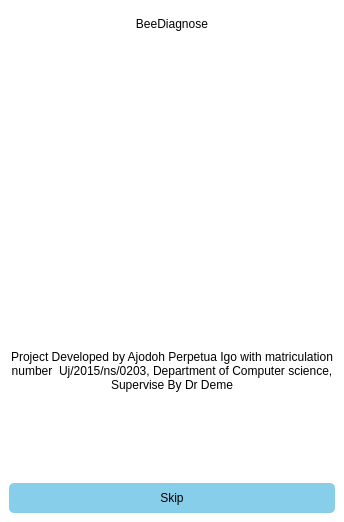
<?xml version="1.0" encoding="UTF-8"?>
<ui version="4.0">
 <class>MainWindow</class>
 <widget class="QMainWindow" name="MainWindow">
  <property name="geometry">
   <rect>
    <x>0</x>
    <y>0</y>
    <width>344</width>
    <height>522</height>
   </rect>
  </property>
  <property name="windowTitle">
   <string>BeeDiagnose</string>
  </property>
  <property name="styleSheet">
   <string notr="true">background-color: white;</string>
  </property>
  <widget class="QWidget" name="centralwidget">
   <layout class="QVBoxLayout" name="verticalLayout">
    <item>
     <layout class="QGridLayout" name="gridLayout">
      <item row="3" column="0">
       <widget class="QPushButton" name="pushButton">
        <property name="maximumSize">
         <size>
          <width>16777215</width>
          <height>30</height>
         </size>
        </property>
        <property name="styleSheet">
         <string notr="true">background-color: skyblue;
border-radius:5px;</string>
        </property>
        <property name="text">
         <string>Skip</string>
        </property>
       </widget>
      </item>
      <item row="2" column="0">
       <widget class="QLabel" name="label_2">
        <property name="text">
         <string>Project Developed by Ajodoh Perpetua Igo with matriculation number  Uj/2015/ns/0203, Department of Computer science, Supervise By Dr Deme</string>
        </property>
        <property name="scaledContents">
         <bool>true</bool>
        </property>
        <property name="alignment">
         <set>Qt::AlignCenter</set>
        </property>
        <property name="wordWrap">
         <bool>true</bool>
        </property>
       </widget>
      </item>
      <item row="1" column="0">
       <widget class="QLabel" name="label">
        <property name="styleSheet">
         <string notr="true">image: url(:/imgs/assets/1.jpg);</string>
        </property>
        <property name="text">
         <string/>
        </property>
       </widget>
      </item>
      <item row="0" column="0">
       <widget class="QLabel" name="label_3">
        <property name="maximumSize">
         <size>
          <width>16777215</width>
          <height>30</height>
         </size>
        </property>
        <property name="text">
         <string>BeeDiagnose</string>
        </property>
        <property name="alignment">
         <set>Qt::AlignCenter</set>
        </property>
       </widget>
      </item>
     </layout>
    </item>
   </layout>
  </widget>
 </widget>
 <resources>
  <include location="res.qrc"/>
 </resources>
 <connections/>
</ui>
